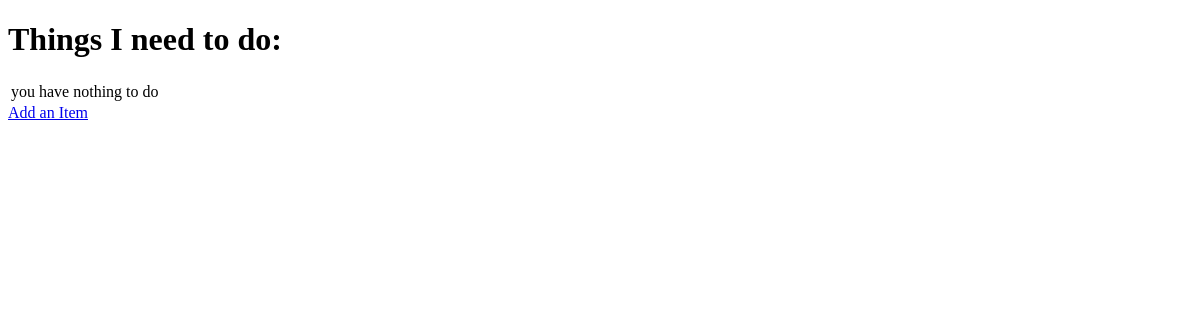
Before: / with the older database file.
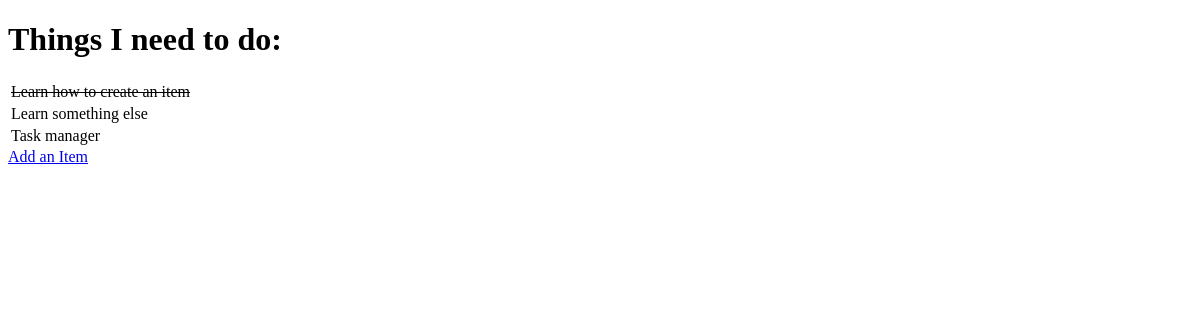
After: the same page with the newer database file.
### todo/models.py (models this page shows, shortened)
class Item(models.Model):
    name = models.CharField(max_length=50, null=False, blank=False)
    done = models.BooleanField(null=False, blank=False, default=False)

### todo/views.py (the view)
# urls.py: path('', get_todo_list, name='get_todo_list'),
def get_todo_list(request):
    items = Item.objects.all()
    context = {
        'items': items
    }
    return render(request, 'todo/todo_list.html', context)

### todo/templates/todo/todo_list.html (shortened to what this page needs)
<!DOCTYPE html>
<html lang="en">
<head>
</head>
<body>
	<h1>Things I need to do:</h1>
	<table>
		{% for item in items %}
		<tr>
			{% if item.done %}
			<td><strike>{{ item.name }}</strike></td>
			{% else %}
			<td>{{ item.name }}</td>
			{% endif %}
		</tr>
		{% empty %}
		<tr>
			<td>you have nothing to do</td>
		</tr>
		{% endfor %}
	</table>
	<a href="/add">Add an Item</a>
</body>
</html>

Changed rows visible on the page:
added Item: name "Learn how to create an item"
added Item: name "Learn something else"
added Item: name "Task manager"
Other visible differences:
text no longer shown: "you have nothing to do"
